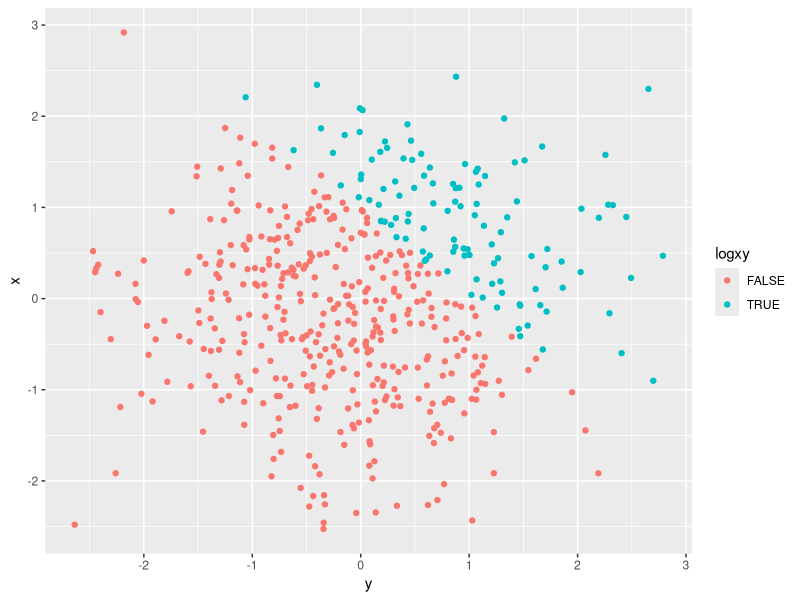

Source code (R):
## ---- chunk 1
knitr::opts_chunk$set(echo = TRUE)
library(tidyverse)
## ---- chunk 2

vec_df <- tibble(
normal_sample_vec = rnorm(8),
logic_vec = normal_sample_vec > 0,
char_vec = c('a','b','c','d','e','f','g','h'),
factor_vec = as.factor(c('H','M','L','H','M','L','H','M'))
)

mean(pull(vec_df,normal_sample_vec))
mean(pull(vec_df,logic_vec))
mean(pull(vec_df,char_vec))
mean(pull(vec_df,factor_vec))
## ---- chunk 3
as.numeric(pull(vec_df,logic_vec))
as.numeric(pull(vec_df,char_vec))
as.numeric(pull(vec_df,factor_vec))
## ---- chunk 4
as.numeric(pull(vec_df,logic_vec)) * pull(vec_df,normal_sample_vec)
as.factor(pull(vec_df,logic_vec)) * pull(vec_df,normal_sample_vec)
as.numeric(as.factor(pull(vec_df,logic_vec))) * pull(vec_df,normal_sample_vec)
## ---- chunk 5
plot_df <- tibble(
  x = rnorm(500),
  y = rnorm(500),
  logxy = x + y > 1,
  numxy = as.numeric(logxy),
  facxy = as.factor(logxy)
)

# The number of rows in the dataset are
nrow(plot_df)
# The number of columns in the dataset are
ncol(plot_df)
# The mean of x is
mean(pull(plot_df,x))
# The median of x is
median(pull(plot_df,x))
# The standard deviation of x is
sd(pull(plot_df,x))
# The proportion of cases where x + y > 1 is
sum(pull(plot_df,logxy))/500
## ---- chunk 6

sc_plot1 <- plot_df %>%
  ggplot(aes(y,x,color = logxy)) + geom_point()
#The colors shown are red and blue and they represent the values FALSE and TRUE, respectively.

sc_plot2 <- plot_df %>%
  ggplot(aes(y,x,color = numxy)) + geom_point()
# The legend for the color scale in the above plot is continuous, from dark blue to light blue (0 to 1), but still displays in the points as binary, because the values are either 0 or 1

sc_plot3 <- plot_df %>%
  ggplot(aes(y,x,color = facxy)) + geom_point()
# The colors and legend in this plot appear identical to plot1 with the logical vector being used as color

ggsave('xy_scatterplot.png',plot = sc_plot1)
